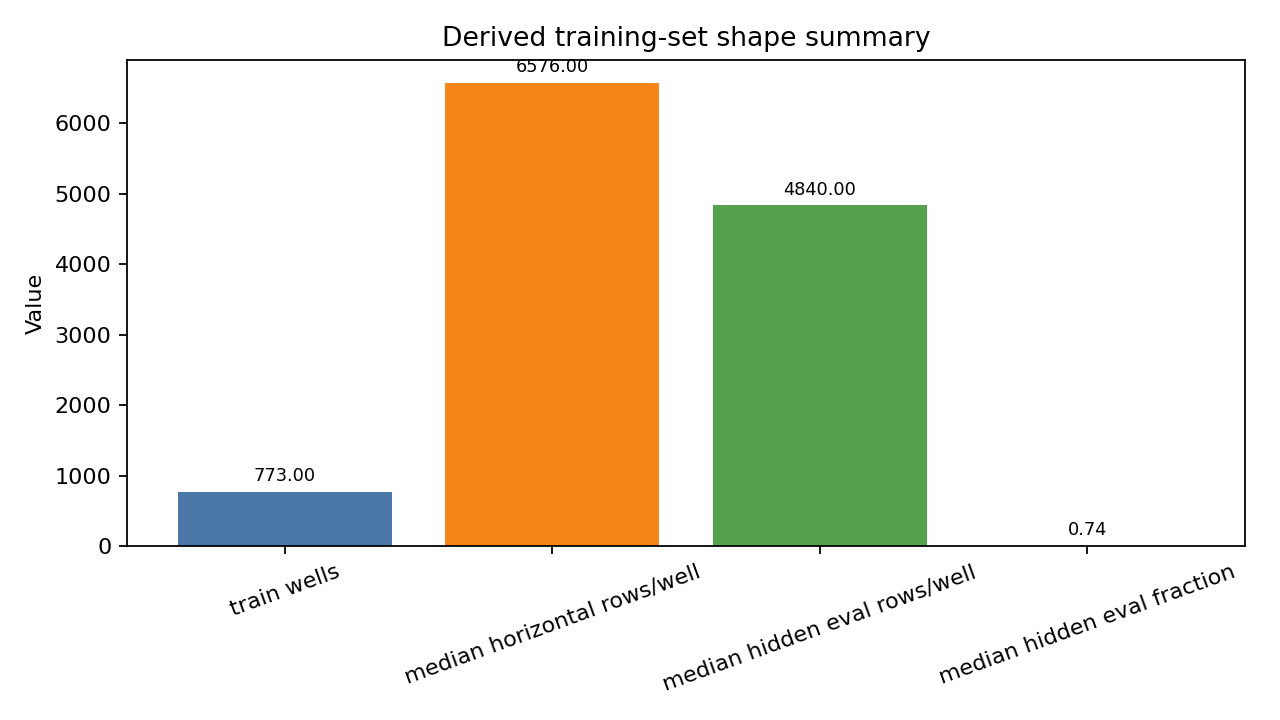

Generate this figure with Python:
import json
from pathlib import Path
import matplotlib.pyplot as plt
p=Path(__file__).with_suffix('.json')
data=json.loads(p.read_text())
series=data['series']
labels=[s['label'] for s in series]
vals=[s['value'] for s in series]
fig, ax=plt.subplots(figsize=(8,4.5))
bars=ax.bar(labels, vals, color=['#4c78a8','#f58518','#54a24b','#b279a2'])
ax.set_title(data['title'])
ax.set_ylabel('Value')
ax.tick_params(axis='x', rotation=20)
ax.bar_label(bars, fmt='%.2f', padding=3, fontsize=8)
fig.tight_layout(); fig.savefig(Path(__file__).with_suffix('.png'), dpi=160)
